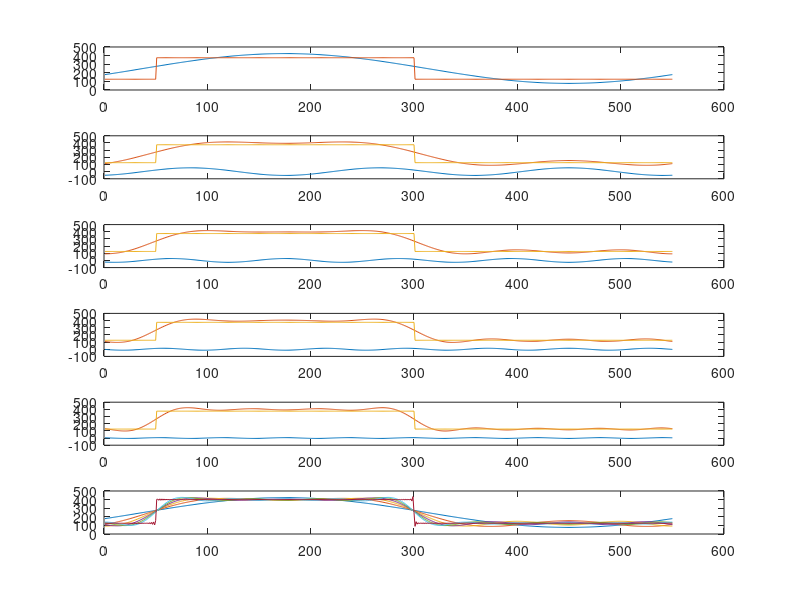

MATLAB code to generate this figure:
f = [zeros(1,50), ones(1, 250), zeros(1, 250)];
fftf = fft(f);
components = zeros(550, 550);
n = 0:549;

for i = 1:550
	components(i,:) = abs(fftf(i)) * cos(2*pi*(i-1)/549*n + arg(fftf(i)));
endfor

sums = zeros(550,550);
curr = zeros(1, 550);

for i = 1:550
	curr = curr + components(i,:);
	sums(i,:) = curr;
endfor

idx = 1:550;

subplot(6,1,1)
plot(idx, sums(2,:), idx, f(idx)*250+125)
subplot(6,1,2)
plot(idx, components(4,:), idx, sums(4,:), idx, f(idx)*250+125)
subplot(6,1,3)
plot(idx, components(6,:), idx, sums(6,:), idx, f(idx)*250+125)
subplot(6,1,4)
plot(idx, components(8,:), idx, sums(8,:), idx, f(idx)*250+125)
subplot(6,1,5)
plot(idx, components(10,:), idx, sums(10,:), idx, f(idx)*250+125)
subplot(6,1,6)
plot(idx, sums(2,:), idx, sums(4,:), idx, sums(6,:), idx, sums(8,:), idx, sums(10,:), idx, sums(12,:), idx, sums(250,:))
